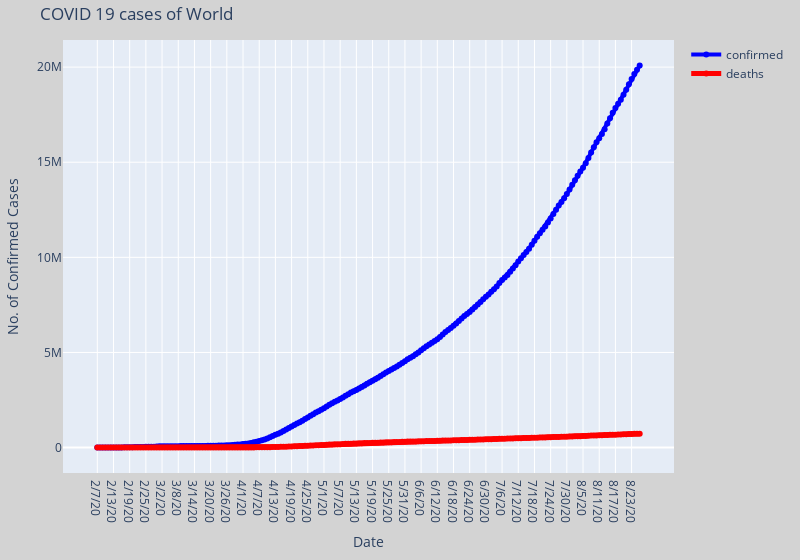

Notebook source saved alongside this figure:
### Markdown cell above
# Check the details of your country or the World

* Enter the name of your country(in capitalized format(e.g. Italy)) and world for total cases

### Code cell
interact(plot_cases_of_a_country, country='World')

ipywLayout = widgets.Layout(border='solid 2px green')
ipywLayout.display='none' # uncomment this, run cell again - then the graph/figure disappears
widgets.VBox([fig], layout=ipywLayout)

### Figure 1 — Plotly figure (JSON) as saved in the notebook; plotly's stock layout.template omitted (floating-point values rounded to 4 significant figures; data arrays with more than 128 entries replaced by an {"elided": "..."} marker saying what was removed)
{"data": [{"connectgaps": true, "line": {"color": "blue", "width": 4}, "mode": "lines+markers", "name": "confirmed", "text": "Total confirmed: 24176836", "type": "scatter", "x": {"elided": "202 str values"}, "y": {"elided": "218 int values"}}, {"connectgaps": true, "line": {"color": "red", "width": 5}, "mode": "lines+markers", "name": "deaths", "text": "Total deaths: 825696", "type": "scatter", "x": {"elided": "202 str values"}, "y": {"elided": "218 int values"}}], "layout": {"margin": {"b": 20, "l": 20, "r": 20, "t": 40}, "paper_bgcolor": "lightgrey", "title": {"text": "COVID 19 cases of World"}, "width": 800, "xaxis": {"title": {"text": "Date"}}, "yaxis": {"title": {"text": "No. of Confirmed Cases"}, "type": "linear"}}}
